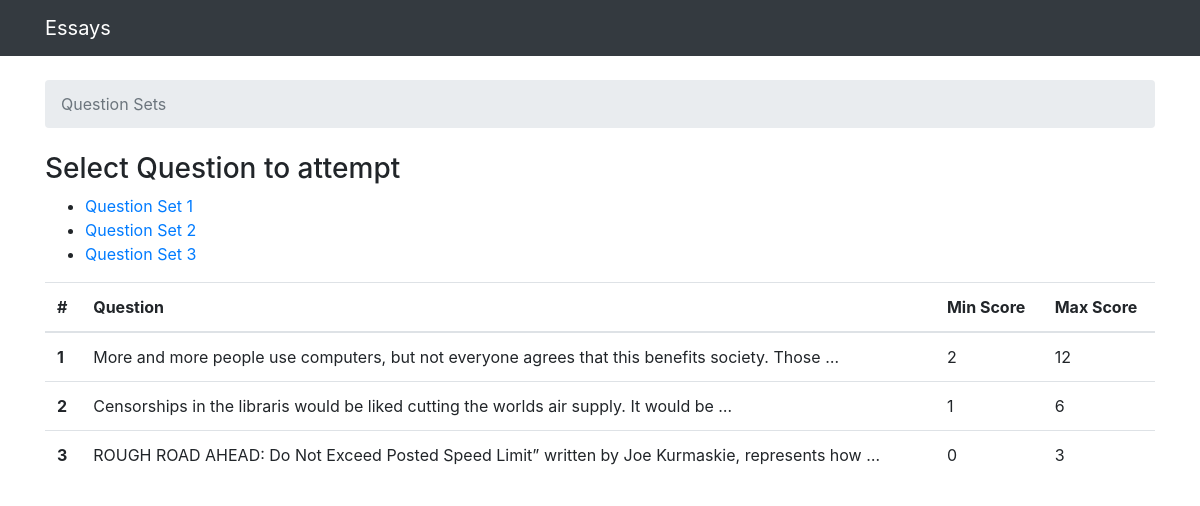
The page / on the database its author committed.
### grader/models.py (models this page shows, shortened)
class Question(models.Model):
    question_title = models.TextField(max_length=100000)
    set = models.IntegerField(unique=True)
    min_score = models.IntegerField()
    max_score = models.IntegerField()

### grader/views.py (the view)
# urls.py: path('', views.index, name='index'),
def index(request):
    questions_list = Question.objects.order_by('set')
    context = {
        'questions_list': questions_list,
    }
    return render(request, 'grader/index.html', context)

### grader/templates/grader/index.html (shortened to what this page needs)
{% extends 'base.html' %}
{% block breadcrumb %}
  <li class="breadcrumb-item active">Question Sets</li>
{% endblock %}
{% block content %}
    {% if questions_list %}
        <p class="h3">Select Question to attempt</p>
        <ul>
            {% for question in questions_list %}
            <li><a href="/{{ question.set }}">Question Set {{ question.set }}</a></li>
            {% endfor %}
        </ul>
        <table class="table">
                <thead>
                  <tr>
                    <th scope="col">#</th>
                    <th scope="col">Question</th>
                    <th scope="col">Min Score</th>
                    <th scope="col">Max Score</th>
                  </tr>
                </thead>
                {% for question in questions_list %}
                    <tr class="clickable-row" data-href='/{{ question.set }}'>
                        <th scope="row">{{ question.set }}</th>
                        <td>{{ question.question_title|truncatewords:15 }}</td>
                        <td>{{ question.min_score }}</td>
                        <td>{{ question.max_score }}</td>
                      </tr>
                {% endfor %}
        </table>
    {% else %}
        <p>No questions are available.</p>
    {% endif %}
{% endblock %}

### templates/base.html (shortened to what this page needs)
{% load static %}<!DOCTYPE html>
<html>
  <head>
    <link rel="stylesheet" href="{% static 'css/bootstrap.min.css' %}">
  </head>
  <body>
    <nav class="navbar navbar-expand-lg navbar-dark bg-dark">
      <div class="container">
        <a class="navbar-brand" href="{% url 'index' %}">Essays</a>
      </div>
    </nav>
    <div class="container">
      <ol class="breadcrumb my-4">
        {% block breadcrumb %}
        {% endblock %}
      </ol>
      {% block content %}
      {% endblock %}
    </div>
  </body>
</html>

### rows shown on the page
Question: set "1", question_title "More and more people use computers, but not everyone agrees that this benefits society. Those …", min_score "2", max_score "12"
Question: set "2", question_title "Censorships in the libraris would be liked cutting the worlds air supply. It would be …", min_score "1", max_score "6"
Question: set "3", question_title "ROUGH ROAD AHEAD: Do Not Exceed Posted Speed Limit” written by Joe Kurmaskie, represents how …", min_score "0", max_score "3"
